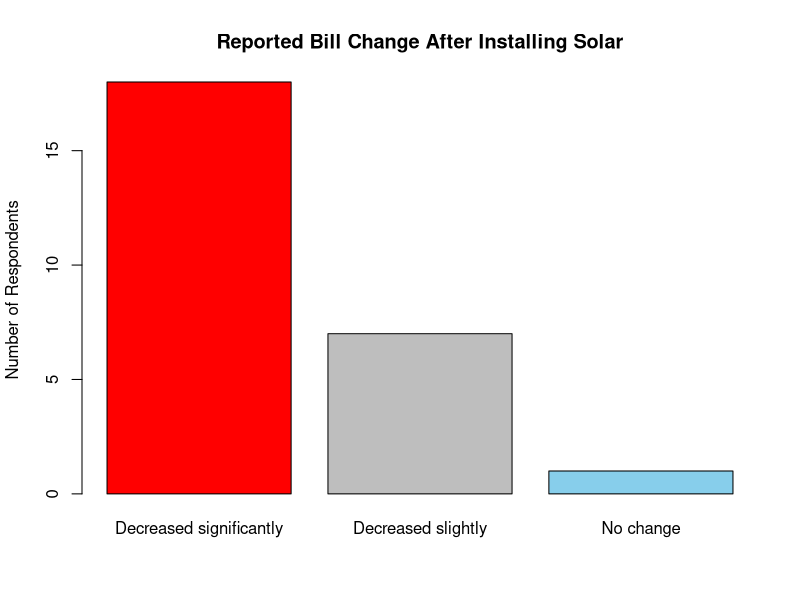

Source code (R):
df <- read.csv("Shift to Solar Power in Colombo and Gampaha (2022-2024).csv", stringsAsFactors = FALSE)
df$Adoption <- df[["Have.you.installed.a.solar.power.system.at.your.premises."]]
df <- subset(df, Adoption == "Yes")
bill_col <- grep("monthly.electricity.bill.change", colnames(df), value = TRUE)
df$BillChange <- df[[bill_col]]
df$BillChangeClean <- trimws(tolower(df$BillChange))
map <- c("increased" = -1, "no change" = 0, "decreased slightly" = 1, "decreased significantly" = 2)
df$BillChangeProxy <- map[df$BillChangeClean]
proxy_scores <- na.omit(df$BillChangeProxy)
t.test(proxy_scores, mu = 0, alternative = "greater")
barplot(
  table(df$BillChange),
  main = "Reported Bill Change After Installing Solar",
  ylab = "Number of Respondents",
  col = c("red", "gray", "skyblue", "green")
)

